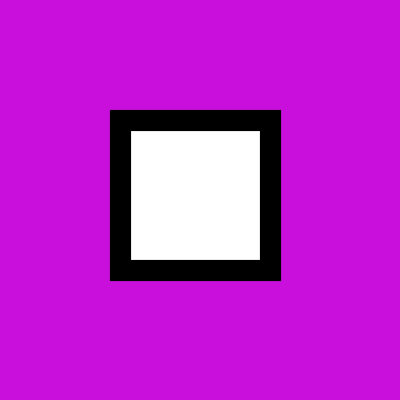
Frame 1 (no input)
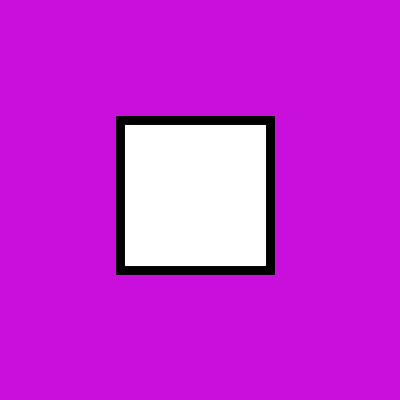
Frame 60 (the mouse pressed at the canvas centre just before this capture)
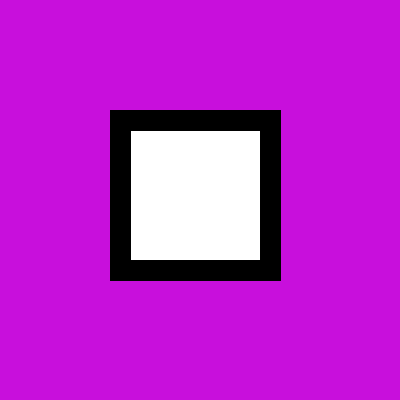
Frame 120 (the mouse held since frame 60 and released just before this capture)

The Processing sketch that drew these frames (run headless with seeded random() and noise(); from frame 60 on, the mouse is pressed at the canvas centre):

// Processing sketch: processing_88919
// ── processing_88919.pde

void setup(){
  size(400, 400); //size of applet
}

void draw(){
  background(200, 15, 220); //background colour
  strokeWeight(random(5,30));
  //stroke weight varies between 5 and 30 pixels a random setting
  rect(120, 120, 150, 150); // position and size for square
}
  
